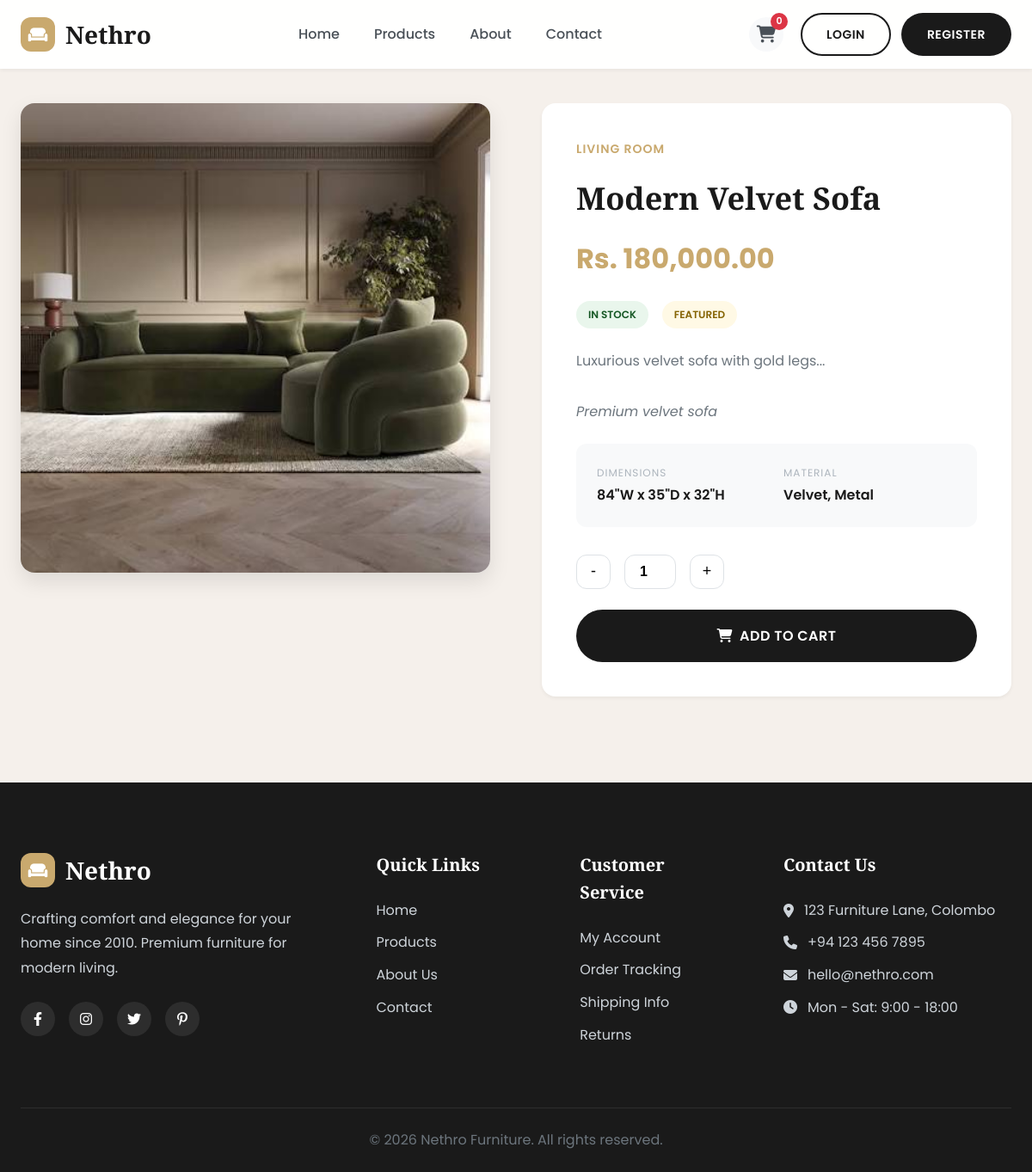
The page /product_details.php?slug=modern-velvet-sofa on the database its author committed.
### tables this page shows
CREATE TABLE products (
    id INT AUTO_INCREMENT PRIMARY KEY,
    category_id INT,
    name VARCHAR(100) NOT NULL,
    slug VARCHAR(100) UNIQUE NOT NULL,
    description TEXT,
    short_description VARCHAR(255),
    price DECIMAL(10,2) NOT NULL,
    stock_quantity INT DEFAULT 0,
    image VARCHAR(255),
    gallery TEXT,
    dimensions VARCHAR(100),
    material VARCHAR(100),
    weight DECIMAL(8,2),
    featured BOOLEAN DEFAULT FALSE,
    status ENUM('active', 'inactive') DEFAULT 'active',
    created_at TIMESTAMP DEFAULT CURRENT_TIMESTAMP,
    updated_at TIMESTAMP DEFAULT CURRENT_TIMESTAMP ON UPDATE CURRENT_TIMESTAMP,
    FOREIGN KEY (category_id) REFERENCES categories(id) ON DELETE SET NULL
);

CREATE TABLE categories (
    id INT AUTO_INCREMENT PRIMARY KEY,
    name VARCHAR(50) NOT NULL,
    slug VARCHAR(50) UNIQUE NOT NULL,
    description TEXT,
    image VARCHAR(255),
    created_at TIMESTAMP DEFAULT CURRENT_TIMESTAMP
);

### includes/db.php (called while the page is built, shortened)
<?php
$conn = new mysqli(DB_HOST, DB_USER, DB_PASS, DB_NAME);
$conn->set_charset("utf8mb4");
function executeQuery($sql, $types = "", $params = []) {
    global $conn;
    $stmt = $conn->prepare($sql);
    if ($types && !empty($params)) {
        $stmt->bind_param($types, ...$params);
    }
    if (!$stmt->execute()) {
        trigger_error('DB execute failed: ' . $stmt->error, E_USER_WARNING);
    }
    return $stmt;
}
function fetchOne($sql, $types = "", $params = []) {
    $stmt = executeQuery($sql, $types, $params);
    $result = $stmt->get_result();
    return $result->fetch_assoc();
}
function formatPrice($price) {
    return 'Rs. ' . number_format($price, 2);
}
?>

### product_details.php (the view, shortened to what this page needs)
<?php
require_once 'includes/db.php';
$slug = $_GET['slug'] ?? '';
$product = fetchOne("
    SELECT p.*, c.name as category_name, c.slug as category_slug
    FROM products p
    LEFT JOIN categories c ON p.category_id = c.id
    WHERE p.slug = ? AND p.status = 'active'
", "s", [$slug]);
$isAvailable = $product['stock_quantity'] > 0;
require_once 'includes/header.php';
?>
<section class="section" style="padding-top: 40px;">
    <div class="product-details">
        <div class="product-gallery">
            <div class="gallery-main">
                <img src="<?php echo $product['image'] ? 'images/products/' . $product['image'] : 'https://images.unsplash.com/photo-1555041469-a586c61ea9bc?w=800'; ?>"
                     alt="<?php echo $product['name']; ?>">
            </div>
        </div>
        <div class="product-meta">
            <div style="margin-bottom: 16px;">
                <a href="products.php?category=<?php echo $product['category_slug']; ?>" style="color: var(--accent); font-weight: 600; text-transform: uppercase; letter-spacing: 1px; font-size: 14px;">
                    <?php echo $product['category_name']; ?>
                </a>
            </div>
            <h1><?php echo $product['name']; ?></h1>
            <div class="price">
                <?php echo formatPrice($product['price']); ?>
            </div>
            <div style="display: flex; gap: 16px; margin-bottom: 24px; flex-wrap: wrap;">
                <span class="status-badge <?php echo $isAvailable ? 'status-delivered' : 'status-cancelled'; ?>">
                    <?php echo $isAvailable ? 'In Stock' : 'Out of Stock'; ?>
                </span>
                <?php if ($product['featured']): ?>
                <span class="status-badge status-pending">Featured</span>
                <?php endif; ?>
            </div>
            <div class="product-description">
                <?php echo nl2br(htmlspecialchars($product['description'])); ?>
            </div>
            <?php if ($product['short_description']): ?>
            <p style="color: var(--gray-600); margin-bottom: 24px; font-style: italic;">
                <?php echo $product['short_description']; ?>
            </p>
            <?php endif; ?>
            <div class="product-specs">
                <?php if ($product['dimensions']): ?>
                <div class="spec-item">
                    <span class="spec-label">Dimensions</span>
                    <span class="spec-value"><?php echo $product['dimensions']; ?></span>
                </div>
                <?php endif; ?>
                <?php if ($product['material']): ?>
                <div class="spec-item">
                    <span class="spec-label">Material</span>
                    <span class="spec-value"><?php echo $product['material']; ?></span>
                </div>
                <?php endif; ?>
            </div>
            <?php if ($isAvailable): ?>
            <form method="POST" action="">
                <div class="quantity-selector">
                    <button type="button" class="qty-btn" onclick="decrementQty()">-</button>
                    <input type="number" name="quantity" id="quantity" class="qty-input" value="1" min="1" max="<?php echo $product['stock_quantity']; ?>" readonly>
                    <button type="button" class="qty-btn" onclick="incrementQty()">+</button>
                </div>
                <button type="submit" name="add_to_cart" class="btn btn-primary btn-lg" style="width: 100%;">
                    <i class="fas fa-shopping-cart"></i> Add to Cart
                </button>
            </form>
            <?php else: ?>
            <button class="btn btn-outline btn-lg" style="width: 100%; opacity: 0.6; cursor: not-allowed;" disabled>
                <i class="fas fa-bell"></i> Notify When Available
            </button>
            <?php endif; ?>
        </div>
    </div>
</section>
<?php require_once 'includes/footer.php'; ?>

### css/style.css (style rules this page uses)
:root { --primary: #1a1a1a; --primary-light: #2d2d2d; --secondary: #f5f0eb; --accent: #c9a96e; --accent-dark: #b8945f; --white: #ffffff; --gray-100: #f8f9fa; --gray-200: #e9ecef; --gray-300: #dee2e6; --gray-400: #ced4da; --gray-500: #adb5bd; --gray-600: #6c757d; --gray-700: #495057; --gray-800: #343a40; --gray-900: #212529; --success: #28a745; --danger: #dc3545; --warning: #ffc107; --info: #17a2b8; --font-primary: 'Poppins', sans-serif; --font-display: 'Playfair Display', serif; --shadow-sm: 0 2px 4px rgba(0,0,0,0.05); --shadow-md: 0 4px 6px rgba(0,0,0,0.07); --shadow-lg: 0 10px 25px rgba(0,0,0,0.1); --shadow-xl: 0 20px 40px rgba(0,0,0,0.15); --radius-sm: 8px; --radius-md: 12px; --radius-lg: 16px; --radius-xl: 24px; --radius-full: 9999px; --transition: all 0.3s cubic-bezier(0.4, 0, 0.2, 1); }
* { margin: 0; padding: 0; box-sizing: border-box; }
html { scroll-behavior: smooth; }
body { font-family: var(--font-primary); background-color: var(--secondary); color: var(--gray-800); line-height: 1.6; overflow-x: hidden; }
a { text-decoration: none; color: inherit; transition: var(--transition); }
img { max-width: 100%; height: auto; display: block; }
.btn { display: inline-flex; align-items: center; justify-content: center; gap: 8px; padding: 12px 28px; border-radius: var(--radius-full); font-family: inherit; font-weight: 600; font-size: 14px; cursor: pointer; transition: var(--transition); border: 2px solid transparent; text-transform: uppercase; letter-spacing: 0.5px; }
.btn-primary { background: var(--primary); color: white; }
.btn-lg { padding: 16px 40px; font-size: 16px; }
.section { padding: 100px 24px; max-width: 1400px; margin: 0 auto; }
.product-details { display: grid; grid-template-columns: 1fr 1fr; gap: 60px; align-items: start; }
.product-gallery { position: sticky; top: 100px; }
.gallery-main { border-radius: var(--radius-lg); overflow: hidden; background: white; box-shadow: var(--shadow-lg); }
.gallery-main img { width: 100%; aspect-ratio: 1; object-fit: cover; }
.product-meta { background: white; padding: 40px; border-radius: var(--radius-lg); box-shadow: var(--shadow-sm); }
.product-meta h1 { font-family: var(--font-display); font-size: 36px; margin-bottom: 16px; color: var(--primary); }
.product-meta .price { font-size: 32px; font-weight: 700; color: var(--accent); margin-bottom: 24px; }
.product-description { color: var(--gray-600); line-height: 1.8; margin-bottom: 32px; }
.product-specs { display: grid; grid-template-columns: 1fr 1fr; gap: 16px; margin-bottom: 32px; padding: 24px; background: var(--gray-100); border-radius: var(--radius-md); }
.spec-item { display: flex; flex-direction: column; }
.spec-label { font-size: 12px; text-transform: uppercase; letter-spacing: 1px; color: var(--gray-500); margin-bottom: 4px; }
.spec-value { font-weight: 600; color: var(--primary); }
.quantity-selector { display: flex; align-items: center; gap: 16px; margin-bottom: 24px; }
.qty-btn { width: 40px; height: 40px; border-radius: var(--radius-md); border: 1px solid var(--gray-300); background: white; cursor: pointer; font-size: 18px; transition: var(--transition); }
.qty-input { width: 60px; height: 40px; text-align: center; border: 1px solid var(--gray-300); border-radius: var(--radius-md); font-weight: 600; font-size: 16px; }
.status-badge { padding: 6px 14px; border-radius: var(--radius-full); font-size: 12px; font-weight: 600; text-transform: uppercase; }
.status-pending { background: rgba(255, 193, 7, 0.1); color: #856404; }
.status-delivered { background: rgba(40, 167, 69, 0.1); color: #155724; }

### rows shown on the page
products: image (picture), category.name "LIVING ROOM", name "Modern Velvet Sofa", price "Rs. 180,000.00", description "Luxurious velvet sofa with gold legs...", short_description "Premium velvet sofa", dimensions "84\"W x 35\"D x 32\"H", material "Velvet, Metal"

### other values the page prints
getCartCount() "0"
